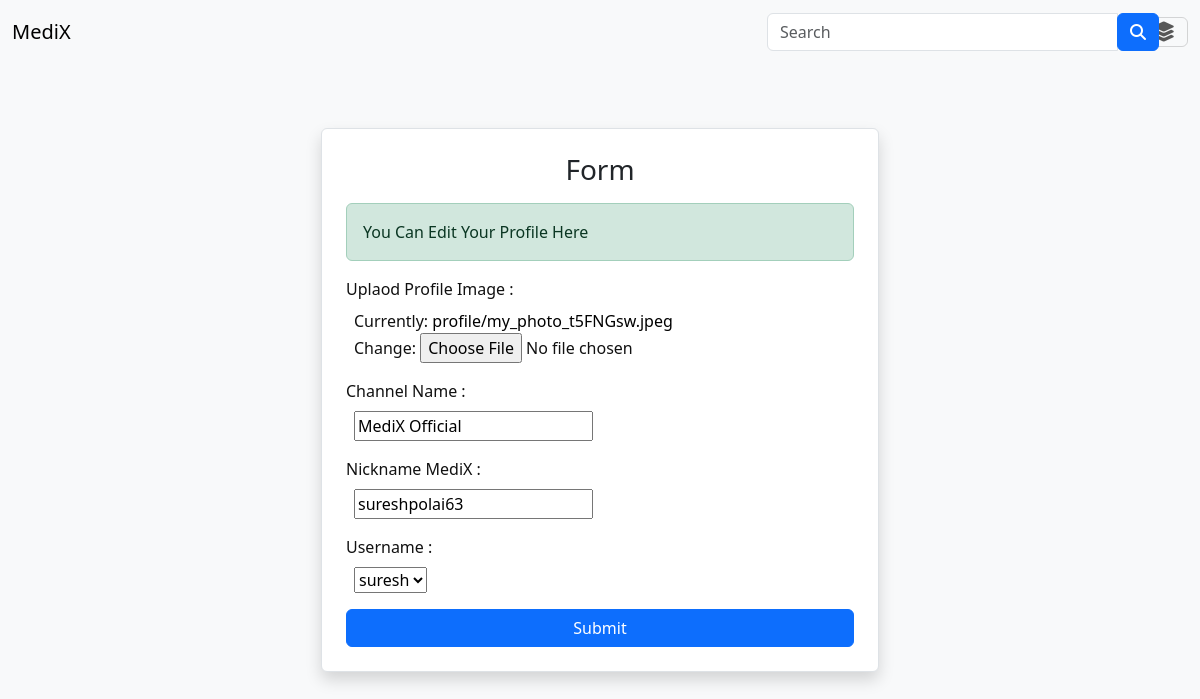
The app's page /user-edit-profile/ (signed in), older data.
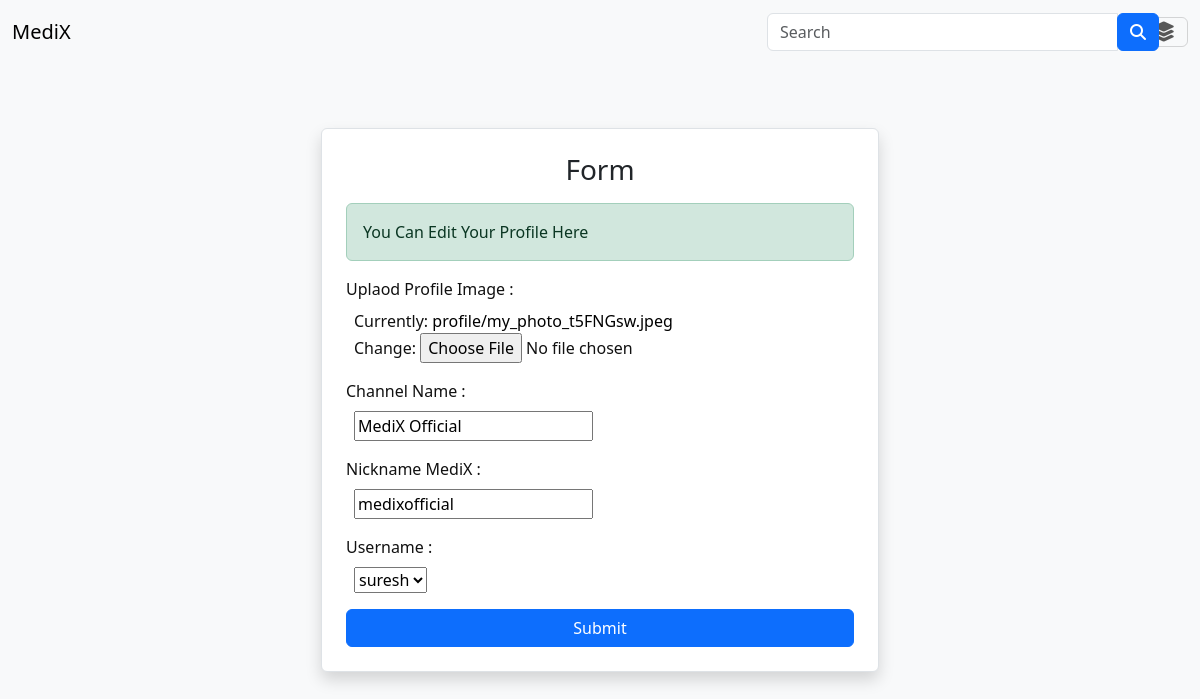
The same page, newer data.
### users/models.py (models this page shows, shortened)
class ProfileDetails(models.Model):
    Profile_Image = models.ImageField(default='profile/user_profile.jpg', upload_to='profile/', max_length=2000)
    NamesUser = models.OneToOneField(User, on_delete=models.CASCADE, default='Your Profile')
    Channel_Name = models.CharField(max_length=100, default='MediX User Profile')
    uName = models.CharField(max_length=100, default='yourmedix')

### users/views.py (the view)
# urls.py: path('user-edit-profile/', views.ProfileEdit, name='edit_profile'),
def ProfileEdit(request):
    if request.user.is_authenticated:
        try:
            user_profile = ProfileDetails.objects.get(NamesUser=request.user)
        except ProfileDetails.DoesNotExist:
            user_profile = ProfileDetails(NamesUser=request.user)
        if request.method == 'POST':
            form = ProfileForm(request.POST, request.FILES, instance=user_profile)
            if form.is_valid():
                lst1 = []; c1 = 0; user_details = ProfileDetails.objects.all().values(); value1 = form.instance.uName
                for i in user_details:
                    lst1 += [i['uName']]
                for j in lst1:
                    if value1 == j: c1 = 1
                    else: continue
                if c1 == 0:
                    form.save()
                    return redirect('profile')
                else: messages.warning(request,'Nickname Already Exist')
        else:
            form = ProfileForm(instance=user_profile)  # Pre-fill form with existing data
            messages.success(request,'You Can Edit Your Profile Here')
        context = {'form': form}
        return render(request, 'editProfile.html', context)
    return redirect('login')

### users/forms.py
class ProfileForm(forms.ModelForm):
    class Meta:
        model = ProfileDetails
        fields = ['Profile_Image', 'NamesUser', 'Channel_Name', 'uName']

### templates/editProfile.html (shortened to what this page needs)
{% extends 'base.html' %}
{% block body %}
<div class="container d-flex justify-content-center align-items-center min-vh-100 bg-light">
    <div class="p-4 border rounded shadow bg-white w-50">
        <h2 class="text-center text-dark fs-3">Form</h2>
        <form method="POST" class="mt-3">
            {% if messages %}
                {% for message in messages %}
                    <div class="alert alert-{{ message.tags }}">
                        {{ message }}
                    </div>
                {% endfor %}
            {% endif %}
                <div class="mb-3">
                    <label for="{{ field.id_for_label }}" class="form-label">Uplaod Profile Image :</label>
                    <div class="d-inline-block ms-2 w-100">{{ form.Profile_Image }}</div>
                </div>
                <div class="mb-3">
                    <label for="{{ field.id_for_label }}" class="form-label">Channel Name :</label>
                    <div class="d-inline-block ms-2 w-100">{{ form.Channel_Name }}</div>
                </div>
                <div class="mb-3">
                    <label for="{{ field.id_for_label }}" class="form-label">Nickname MediX :</label>
                    <div class="d-inline-block ms-2 w-100">{{ form.uName }}</div>
                </div>
                <div class="mb-3">
                    <label for="{{ field.id_for_label }}" class="form-label">Username :</label>
                    <div class="d-inline-block ms-2 w-100">{{ form.NamesUser }}</div>
                </div>
            <button type="submit" class="btn btn-primary w-100">Submit</button>
        </form>
    </div>
</div>
{% endblock %}

Row changes from the older to the newer data that the page shows:
changed ProfileDetails "MediX Official": uName "sureshpolai63" → "medixofficial"
